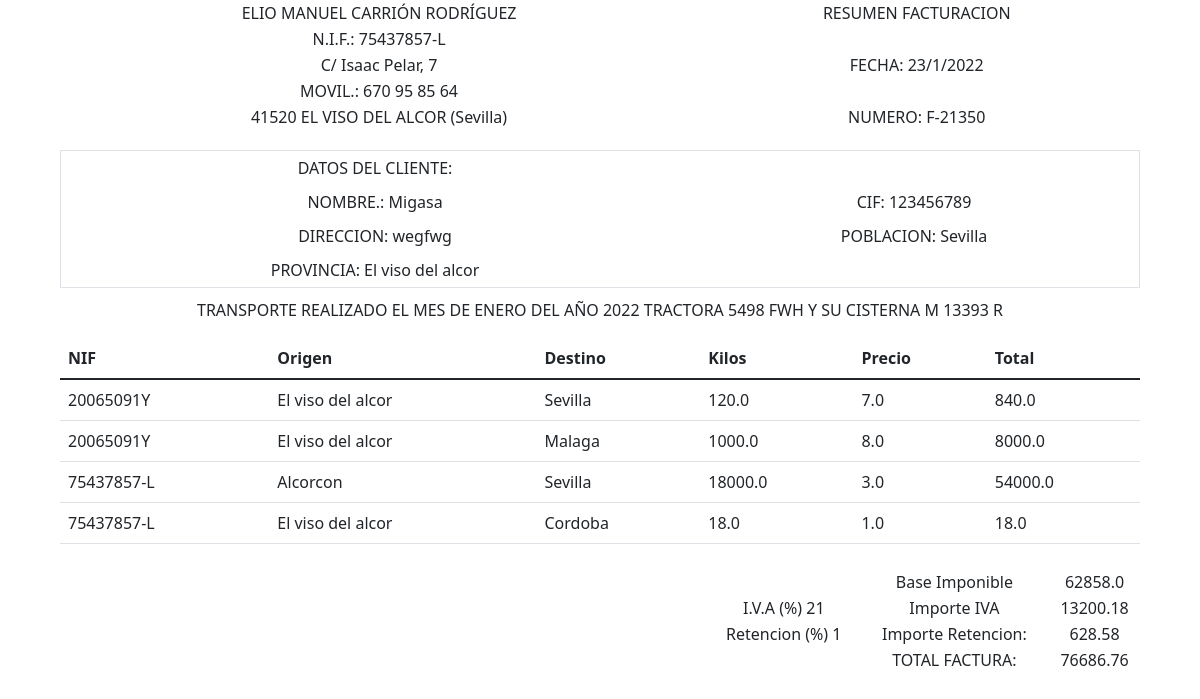
Page /factura/ on the committed database.
### Factura/models.py (models this page shows, shortened)
class empresa(models.Model):
    nif=models.CharField(max_length=50)
    nombre=models.CharField(max_length=50)
    apellido1=models.CharField(max_length=50)
    apellido2=models.CharField(max_length=50)
    calle=models.CharField(max_length=50)
    movil=models.CharField(max_length=50)
    cp=models.CharField(max_length=50, default='41520')
    localidad=models.CharField(max_length=50, default='EL VISO DEL ALCOR')
    provincia=models.CharField(max_length=50, default='Sevilla')
    matricula=models.CharField(max_length=50)
    matricula_remolque=models.CharField(max_length=50)

class cliente(models.Model):
    cif=models.CharField(max_length=50, primary_key = True)
    nombre=models.CharField(max_length=50)
    direccion=models.CharField(max_length=50)
    provincia=models.CharField(max_length=50)
    poblacion=models.CharField(max_length=50)

class temporal(models.Model):
    empleado=models.CharField(max_length=50)
    cif=models.CharField(max_length=50)
    mes=models.CharField(max_length=50)
    año=models.CharField(max_length=50)
    iva=models.CharField(max_length=50)
    lavado=models.CharField(max_length=50)
    retencion=models.CharField(max_length=50)
    kilosminimos=models.CharField(max_length=50)

class factura(models.Model):
    cif=ForeignKey(cliente, on_delete=models.CASCADE)
    nif=models.CharField(max_length=50)
    origen=models.CharField(max_length=50)
    destino=models.CharField(max_length=50)
    mes=models.CharField(max_length=50, choices=MES)
    año=models.CharField(max_length=50, choices=ANNO)
    kg=models.FloatField(default=0.0)
    precio=models.FloatField(default=0.0)
    total=models.FloatField(default=0.0)

### Factura/views.py (the view)
# urls.py: path('factura/', view_html_factura, name='factura'),
def view_html_factura(request):
    array_temporales = obtener_datos_temprales()
    _cliente = cliente.objects.all().filter(cif=array_temporales[1])
    _empresa = empresa.objects.all().filter(id=array_temporales[0])
    total = almacenar_total_factura(array_temporales)
    iva = total * (float(array_temporales[4]) / 100)
    retencion = total * (float(array_temporales[6]) / 100)
    precio_final = total + iva + retencion
    _factura_con_precio = factura.objects.all().filter(
        cif=array_temporales[1], mes=array_temporales[2], año=array_temporales[3])
    nfactura = obtener_numero_factura()
    contexto = {
        'facturas': _factura_con_precio,
        'clientes': _cliente,
        'empresas': _empresa,
        'fecha': obtener_fecha,
        'numero_factura': nfactura,
        'mes': array_temporales[2],
        'año': array_temporales[3],
        'cantidad_iva': array_temporales[4],
        'cantidad_retencion': array_temporales[6],
        'total': round(total, 2),
        'iva': round(iva, 2),
        'retencion': round(retencion, 2),
        'precio_total': round(precio_final, 2)
    }
    return render(request, "factura.html", contexto)

### Factura/Funciones/funciones.py (called while the page is built)
def obtener_fecha():
    now = datetime.now()
    dia = str(now.day)
    mes = str(now.month)
    año = str(now.year)
    fecha = dia + "/" + mes + "/" + año
    return str(fecha)

def obtener_numero_factura():
    numero = str()
    for i in [0,1,2,3,4]:
        numero+= str(random.randint(0, 5))
    return "F-" + numero

def obtener_datos_temprales():
    array_temporales = []
    _temporal = temporal.objects.all()
    for campo in _temporal:
        array_temporales.append(campo.empleado)
        array_temporales.append(campo.cif)
        array_temporales.append(campo.mes)
        array_temporales.append(campo.año)
        array_temporales.append(campo.iva)
        array_temporales.append(campo.lavado)
        array_temporales.append(campo.retencion)
        array_temporales.append(campo.kilosminimos)
    if not array_temporales:
        array_temporales = None
        return array_temporales
    else:
        return array_temporales

def almacenar_total_factura(array_temporales):
    _factura = factura.objects.all().filter(cif=array_temporales[1], mes=array_temporales[2], año=array_temporales[3])
    total = 0
    for campo in _factura:
        _id = campo.id
        kg = campo.kg
        precio = campo.precio
        factura.objects.filter(id=_id).update(total=precio * kg)
        total = total + (precio * kg)
    return float(total)

### Factura/template/factura.html (shortened to what this page needs)
{% load static %}
<!DOCTYPE html>
<html lang="en">
<head>
  <link rel="stylesheet" href="{% static 'css/factura.css' %}">
  <link href="https://cdn.jsdelivr.net/npm/bootstrap@5.1.3/dist/css/bootstrap.min.css" rel="stylesheet"
>
</head>
<body>
  <div class="contenedor">
    <div class="empresa">
      <table>
        <tbody>
          {% for empresa in empresas %}
          <tr>
            <td>{{empresa.nombre}} {{empresa.apellido1}} {{empresa.apellido2}}</td>
            <td>RESUMEN FACTURACION</td>
          </tr>
          <tr>
            <td>N.I.F.: {{empresa.nif}}</td>
            <td> </td>
          </tr>
          <tr>
            <td>C/ {{empresa.calle}}</td>
            <td>FECHA: {{fecha}}</td>
          </tr>
          <tr>
            <td>MOVIL.: {{empresa.movil}}</td>
            <td></td>
          </tr>
          <tr>
            <td>{{empresa.cp}} {{empresa.localidad}} ({{empresa.provincia}})</td>
            <td>NUMERO: {{numero_factura}}</td>
            <td></td>
          </tr>
          {% endfor %}
        </tbody>
      </table>
    </div>
    <div class="cliente">
      <table class="border">
        <tbody>
          {% for cliente in clientes %}
          <tr>
            <td class="text-center">DATOS DEL CLIENTE:</td>
            <td class="text-center"></td>
          </tr>
          <tr>
            <td class="text-center">NOMBRE.: {{cliente.nombre}}</td>
            <td class="text-center">CIF: {{cliente.cif}}</td>
          </tr>
          <tr>
            <td class="text-center">DIRECCION: {{cliente.direccion}}</td>
            <td class="text-center">POBLACION: {{cliente.poblacion}}</td>
          </tr>
          <tr>
            <td class="text-center">PROVINCIA: {{cliente.provincia}}</td>
            <td class="text-center"></td>
          </tr>
          {% endfor %}
        </tbody>
      </table>
    </div>
    <div class="camion">
      {% for empresa in empresas %}
      <p class="text-center">TRANSPORTE REALIZADO EL MES DE {{mes}} DEL AÑO {{año}} TRACTORA {{empresa.matricula}} Y SU CISTERNA {{empresa.matricula_remolque}}</p>
      {% endfor %}
    </div>
    <div class="tabla-factura">
      <table class="table">
        <thead>
          <tr>
            <th scope="col">NIF</th>
            <th scope="col">Origen</th>
            <th scope="col">Destino</th>
            <th scope="col">Kilos</th>
            <th scope="col">Precio</th>
            <th scope="col">Total</th>
          </tr>
        </thead>
        <tbody>
          {% for factura in facturas %}
          <tr>
            <td>{{factura.nif}}</td>
            <td>{{factura.origen}}</td>
            <td>{{factura.destino}}</td>
            <td>{{factura.kg}}</td>
            <td>{{factura.precio}}</td>
            <td>{{factura.total}}</td>
          </tr>
          {% endfor %}
        </tbody>
      </table>
    </div>
    <div class="footer">
      <table>
        <tbody>
          <tr>
            <td class="text-center"></td>
            <td class="text-center">Base Imponible</td>
            <td class="text-center">{{total}}</td>
          </tr>
          <tr>
            <td class="text-center">I.V.A (%) {{cantidad_iva}}</td>
            <td class="text-center">Importe IVA</td>
            <td class="text-center">{{iva}}</td>
          </tr>
          <tr>
            <td class="text-center">Retencion (%) {{cantidad_retencion}}</td>
            <td class="text-center">Importe Retencion:</td>
            <td class="text-center">{{retencion}}</td>
          </tr>
          <tr>
            <td class="text-center"></td>
            <td class="text-center">TOTAL FACTURA:</td>
            <td class="text-center">{{precio_total}}</td>
          </tr>
        </tbody>
      </table>
    </div>
  </div>
</body>
</html>

### Factura/static/css/factura.css (style rules this page uses)
body { width: 100%; }
table { width: 100%; }
.contenedor { width: 90%; margin: 0 auto; }
.empresa { text-align: center; margin: 0 auto; margin-bottom: 20px; }
.cliente { margin-top: 5px; width: 100%; margin-bottom: 10px; }
.cliente table { width: 100%; border: 2px solid rgb(0, 0, 0); border-radius: 25px; }
.cliente table td { padding: 5px; }
.tabla-factura td { text-align: left; }
.footer { margin-top: 25px; margin-left: 60%; }
.camion { width: 100%; }
.camion p { width: 100%; }

### rows in the picture
empresa: nombre "ELIO MANUEL", apellido1 "CARRIÓN", apellido2 "RODRÍGUEZ", nif "75437857-L", calle "Isaac Pelar, 7", fecha "23/1/2022", movil "670 95 85 64", cp "41520", localidad "EL VISO DEL ALCOR", provincia "Sevilla", numero_factura "F-21350", matricula "5498 FWH", matricula_remolque "M 13393 R"
cliente: nombre "Migasa", cif "123456789", direccion "wegfwg", poblacion "Sevilla", provincia "El viso del alcor"
temporal: mes "ENERO", año "2022", iva "21"
factura: nif "20065091Y", origen "El viso del alcor", destino "Sevilla", kg "120.0", precio "7.0", total "840.0"
factura: nif "20065091Y", origen "El viso del alcor", destino "Malaga", kg "1000.0", precio "8.0", total "8000.0"
factura: nif "75437857-L", origen "Alcorcon", destino "Sevilla", kg "18000.0", precio "3.0", total "54000.0"
factura: nif "75437857-L", origen "El viso del alcor", destino "Cordoba", kg "18.0", precio "1.0", total "18.0"

### other values in the picture
{{ total }} "62858.0"
{{ iva }} "13200.18"
{{ cantidad_retencion }} "1"
{{ retencion }} "628.58"
{{ precio_total }} "76686.76"
